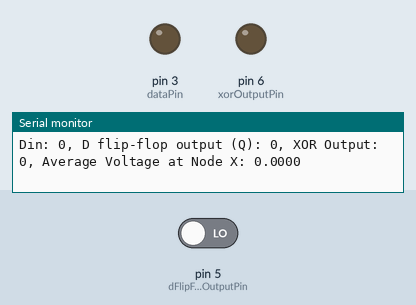
A sketch run on a simulated Arduino Uno, built with avr-gcc and run on an emulated ATmega328P. On the bench: output pins drawn as LEDs (lit = HIGH), the last lines printed to the serial monitor. The inputs (shaded band) are chosen by the test bench; at power-on: pin 5 (dFlipFlopOutputPin) LOW. Pins used as bus, display or sensor lines are not drawn.

Above: at 2.8 s.
2.9 s: pin 5 (dFlipFlopOutputPin) driven HIGH
At 3.9 s:
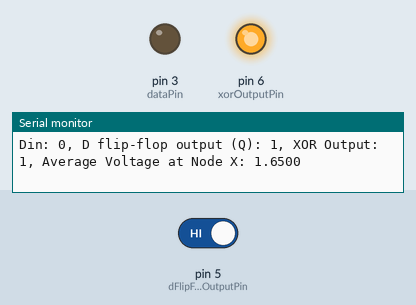
Timing chart, 0 to 5.9 s (numbered marks = the images above; inputs shaded):
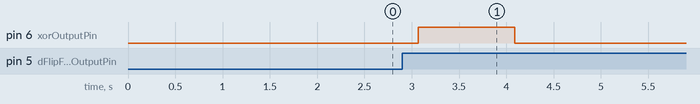

Measured:
- after the input at 2.9 s, pin 6 (xorOutputPin): LOW → HIGH after 0.17 s, → LOW 1.0 s later

The sketch:

av.ino
```cpp
const int dataPin = 3;       // Connect to D (data) of 74HC74 IC - Arduino pin 3
const int clockPin = 4;      // Connect to CP (clock pulse) of 74HC74 IC - Arduino pin 4
const int dFlipFlopOutputPin = 5; // Connect to Q (output) of 74HC74 IC - Arduino pin 5
const int xorOutputPin = 6; // Connect to XOR Output - Arduino pin 6
bool previousOutput = LOW;

float voltageHigh = 3.3;
float voltageLow = 0.0;
float averageVoltageX = 0.0;
int sampleCount = 0;

void setup() {
  pinMode(dataPin, OUTPUT);
  pinMode(clockPin, OUTPUT);
  pinMode(dFlipFlopOutputPin, INPUT);
  pinMode(xorOutputPin, OUTPUT);

  // Initialize Serial communication for debugging purposes
  Serial.begin(9600);
}

void loop() {
  // Manually set the data input (Din) to simulate transitions
  bool dataInput = LOW; // Change this to LOW or HIGH manually to simulate Din transition

  // Apply the data input to the D input of the 74HC74 IC
  digitalWrite(dataPin, dataInput);

  // Create a rising edge on the clock (CP) to trigger the D flip-flop
  digitalWrite(clockPin, HIGH);
  delay(1);
  digitalWrite(clockPin, LOW);

  // Read the output (Q) of the 74HC74 IC and store it in a variable
  bool dFlipFlopOutput = digitalRead(dFlipFlopOutputPin);

  // Calculate XOR Output and XOR Inverted Output
  bool xorOutput = dFlipFlopOutput ^ previousOutput;

  // Output the results of XOR gate to the respective pins
  digitalWrite(xorOutputPin, xorOutput);
  averageVoltageX = (averageVoltageX + (xorOutput == HIGH ? voltageHigh : voltageLow)) / 2.0;

  // Calculate the probability of input data bit (Din) transition (always 0.5 since it's manually controlled)
  float probability = 0.5;
  sampleCount++;

  previousOutput = dFlipFlopOutput;

  // Print the output states to the Serial Monitor
  Serial.print("Din: ");
  Serial.print(dataInput);
  Serial.print(", D flip-flop output (Q): ");
  Serial.print(dFlipFlopOutput);
  Serial.print(", XOR Output: ");
  Serial.print(xorOutput);
  Serial.print(", Average Voltage at Node X: ");
  Serial.println(averageVoltageX, 4);

  // Add a small delay before repeating the loop
  delay(1000);
}

//With this code, you can manually control the Din input by setting the dataInput variable to either LOW (GND) or HIGH (VCC). The code will calculate the average voltage at node X accordingly. The Serial Monitor will display the input states (Din), the D flip-flop output (Q), the XOR Output, and the average voltage at node X. The calculation will be based on the probability of Din transition (0.5, as it's manually controlled) and will be updated every 100 milliseconds.
```
